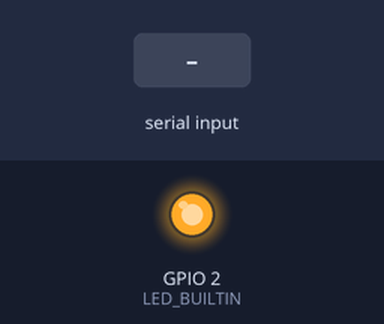
A sketch run on a simulated ESP8266 (NodeMCU). Shown: output pins drawn as LEDs (lit = HIGH, except the on-board LED, lit = LOW). Inputs (shaded band) come from the test bench. WiFi joins after 1.5 s; servers stay silent unless stated; what the sketch prints to the serial monitor is not drawn.

Above: at 1.1 s.
At 2.7 s:
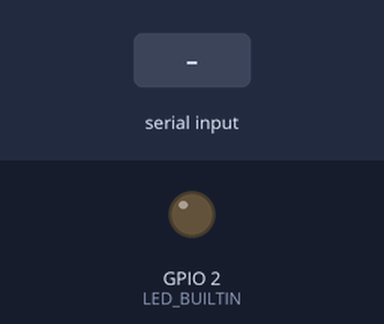
2.8 s: "1" received over the second serial link
Timing chart, 0 to 5.8 s (numbered marks = the images above; inputs shaded):
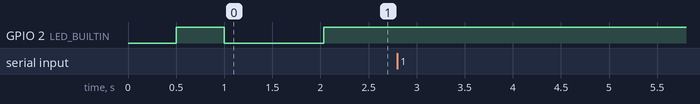

Measured:
- after the input at 2.8 s, every drawn part: stays the same

The sketch:

ReciverESP.ino
```cpp
#include <ESP8266WiFi.h>
#include <WiFiUdp.h>
#include <SoftwareSerial.h>

SoftwareSerial ESPserial(2, 3);

const char* ssid = "Tenda_2731F0";
const char* password = "12345678";

WiFiUDP Udp;
unsigned int localUdpPort = 10999;  // local port to listen on
char incomingPacket[255];  // buffer for incoming packets
char  replyPacket = '1';

void setup() {

  Serial.begin(115200);
  ESPserial.begin(115200);
  //Serial.println();
  pinMode(LED_BUILTIN, OUTPUT);
  //Serial.printf("Connecting to %s ", ssid);
  WiFi.begin(ssid, password);
  while (WiFi.status() != WL_CONNECTED)
  {
    delay(500);
    digitalWrite(LED_BUILTIN, !digitalRead(LED_BUILTIN));
    Serial.print(".");
  }
  digitalWrite(LED_BUILTIN,HIGH);
  Serial.println(" connected");
  digitalWrite(LED_BUILTIN,LOW);
  Udp.begin(localUdpPort);
  Serial.printf("Now listening at IP %s, UDP port %d\n", WiFi.localIP().toString().c_str(), localUdpPort);

  Udp.beginPacket(Udp.remoteIP(), Udp.remotePort());
  Udp.write(replyPacket);
  Udp.endPacket();
  digitalWrite(LED_BUILTIN,LOW);
  }

void loop() {

  int packetSize = Udp.parsePacket();


  if (packetSize)
  {
    Serial.printf("Received %d bytes from %s, port %d\n", packetSize, Udp.remoteIP().toString().c_str(), Udp.remotePort());
    int len = Udp.read(incomingPacket, 4);
    if (len > 0)
    {
      incomingPacket[len] = 0;
      delay(500);
      digitalWrite(LED_BUILTIN, !digitalRead(LED_BUILTIN));
      Serial.printf("UDP packet contents: %s\n", incomingPacket);
    }
  }


  if(ESPserial.available()){
    Serial.write(incomingPacket);
  }

}
```
